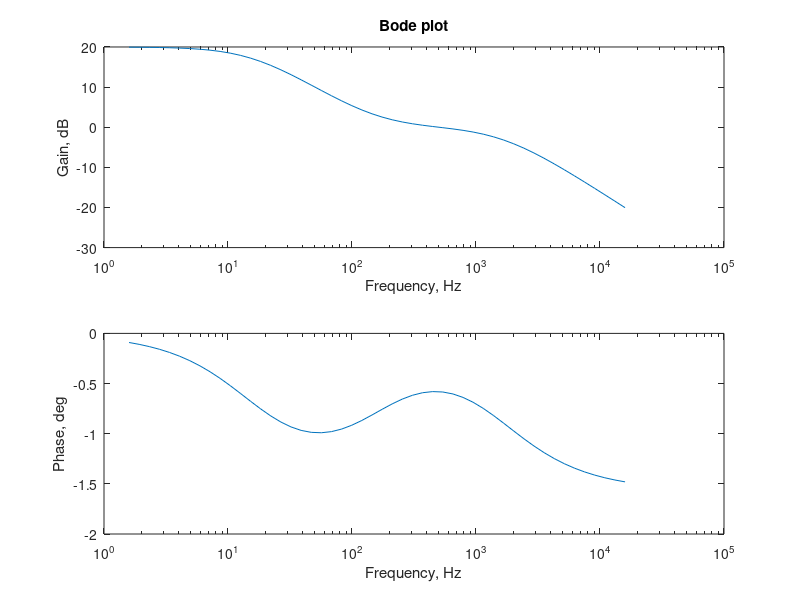

This chart was generated by the following MATLAB code:
%% plot the Bode plot of a network function 
%% Create a list of logarithmically spaced frequencies. 
wmin=10; % starting frequency,  rad/s 
wmax=100000; % ending frequency, rad/s
w = logspace(log10(wmin),log10(wmax)); 
%% Enter values of the parameters that describe the network function. 
K= 10; % constant 
z= 1000; % zero
p1=100; p2=10000; % poles 
%% Calculate the value of the network function at each frequency. Calculate the magnitude and angle of the network function. 
for k=1:length(w) 
    H(k) = K*(1+j*w(k)/z) / ( (1+j*w(k)/p1) * (1+j*w(k)/p2) ); 
    mag(k) = abs(H(k));
    phase(k) = angle(H(k));
end 
%% Plot the Bode plot. 
subplot(2,1,1), semilogx(w/(2*pi), 20*log10(mag)) 
xlabel('Frequency, Hz'), ylabel('Gain, dB')
title('Bode plot') 
subplot(2,1,2), semilogx(w/(2*pi), phase) 
xlabel('Frequency, Hz'), ylabel('Phase, deg') 
